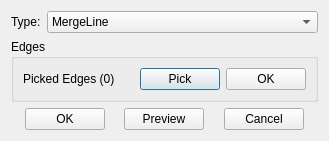
<?xml version="1.0" encoding="UTF-8"?>
<ui version="4.0">
 <class>MergeEdgeDialog</class>
 <widget class="QDialog" name="MergeEdgeDialog">
  <property name="geometry">
   <rect>
    <x>0</x>
    <y>0</y>
    <width>329</width>
    <height>141</height>
   </rect>
  </property>
  <property name="windowTitle">
   <string>MergeLine</string>
  </property>
  <layout class="QGridLayout" name="gridLayout_5">
   <item row="0" column="0">
    <widget class="QWidget" name="widget_2" native="true">
     <property name="sizePolicy">
      <sizepolicy hsizetype="Preferred" vsizetype="Fixed">
       <horstretch>0</horstretch>
       <verstretch>0</verstretch>
      </sizepolicy>
     </property>
     <layout class="QGridLayout" name="gridLayout_2">
      <property name="leftMargin">
       <number>0</number>
      </property>
      <property name="topMargin">
       <number>0</number>
      </property>
      <property name="rightMargin">
       <number>0</number>
      </property>
      <property name="bottomMargin">
       <number>0</number>
      </property>
      <item row="0" column="0">
       <widget class="QLabel" name="label">
        <property name="sizePolicy">
         <sizepolicy hsizetype="Fixed" vsizetype="Preferred">
          <horstretch>0</horstretch>
          <verstretch>0</verstretch>
         </sizepolicy>
        </property>
        <property name="text">
         <string>Type:</string>
        </property>
       </widget>
      </item>
      <item row="0" column="1">
       <widget class="QComboBox" name="cmbType">
        <property name="currentIndex">
         <number>0</number>
        </property>
        <item>
         <property name="text">
          <string>MergeLine</string>
         </property>
        </item>
       </widget>
      </item>
     </layout>
    </widget>
   </item>
   <item row="1" column="0">
    <widget class="QStackedWidget" name="stackedWidget">
     <property name="currentIndex">
      <number>0</number>
     </property>
     <widget class="QWidget" name="pageChamfer">
      <layout class="QGridLayout" name="gridLayout_16">
       <property name="leftMargin">
        <number>0</number>
       </property>
       <property name="topMargin">
        <number>0</number>
       </property>
       <property name="rightMargin">
        <number>0</number>
       </property>
       <property name="bottomMargin">
        <number>0</number>
       </property>
       <item row="0" column="0">
        <widget class="QGroupBox" name="groupBoxEdges">
         <property name="title">
          <string>Edges</string>
         </property>
         <layout class="QGridLayout" name="gridLayout_4" columnstretch="1,0,0">
          <item row="0" column="0">
           <widget class="QLabel" name="labelEdges">
            <property name="text">
             <string>Picked Edges (0)</string>
            </property>
           </widget>
          </item>
          <item row="0" column="1">
           <widget class="QPushButton" name="btnSelect">
            <property name="text">
             <string>Pick</string>
            </property>
           </widget>
          </item>
          <item row="0" column="2">
           <widget class="QPushButton" name="btnSelectOK">
            <property name="text">
             <string>OK</string>
            </property>
           </widget>
          </item>
         </layout>
        </widget>
       </item>
      </layout>
     </widget>
    </widget>
   </item>
   <item row="2" column="0">
    <widget class="QWidget" name="widget" native="true">
     <property name="sizePolicy">
      <sizepolicy hsizetype="Preferred" vsizetype="Fixed">
       <horstretch>0</horstretch>
       <verstretch>0</verstretch>
      </sizepolicy>
     </property>
     <layout class="QGridLayout" name="gridLayout_3">
      <property name="leftMargin">
       <number>0</number>
      </property>
      <property name="topMargin">
       <number>0</number>
      </property>
      <property name="rightMargin">
       <number>0</number>
      </property>
      <property name="bottomMargin">
       <number>0</number>
      </property>
      <item row="0" column="4">
       <spacer name="horizontalSpacer_3">
        <property name="orientation">
         <enum>Qt::Horizontal</enum>
        </property>
        <property name="sizeHint" stdset="0">
         <size>
          <width>40</width>
          <height>20</height>
         </size>
        </property>
       </spacer>
      </item>
      <item row="0" column="1">
       <widget class="QPushButton" name="btnOK">
        <property name="text">
         <string>OK</string>
        </property>
       </widget>
      </item>
      <item row="0" column="3">
       <widget class="QPushButton" name="btnApply">
        <property name="text">
         <string>Preview</string>
        </property>
       </widget>
      </item>
      <item row="0" column="5">
       <widget class="QPushButton" name="btnCancel">
        <property name="text">
         <string>Cancel</string>
        </property>
       </widget>
      </item>
      <item row="0" column="2">
       <spacer name="horizontalSpacer_2">
        <property name="orientation">
         <enum>Qt::Horizontal</enum>
        </property>
        <property name="sizeHint" stdset="0">
         <size>
          <width>40</width>
          <height>20</height>
         </size>
        </property>
       </spacer>
      </item>
      <item row="0" column="0">
       <spacer name="horizontalSpacer">
        <property name="orientation">
         <enum>Qt::Horizontal</enum>
        </property>
        <property name="sizeHint" stdset="0">
         <size>
          <width>40</width>
          <height>20</height>
         </size>
        </property>
       </spacer>
      </item>
      <item row="0" column="6">
       <spacer name="horizontalSpacer_4">
        <property name="orientation">
         <enum>Qt::Horizontal</enum>
        </property>
        <property name="sizeHint" stdset="0">
         <size>
          <width>40</width>
          <height>20</height>
         </size>
        </property>
       </spacer>
      </item>
     </layout>
    </widget>
   </item>
  </layout>
 </widget>
 <resources/>
 <connections/>
</ui>
